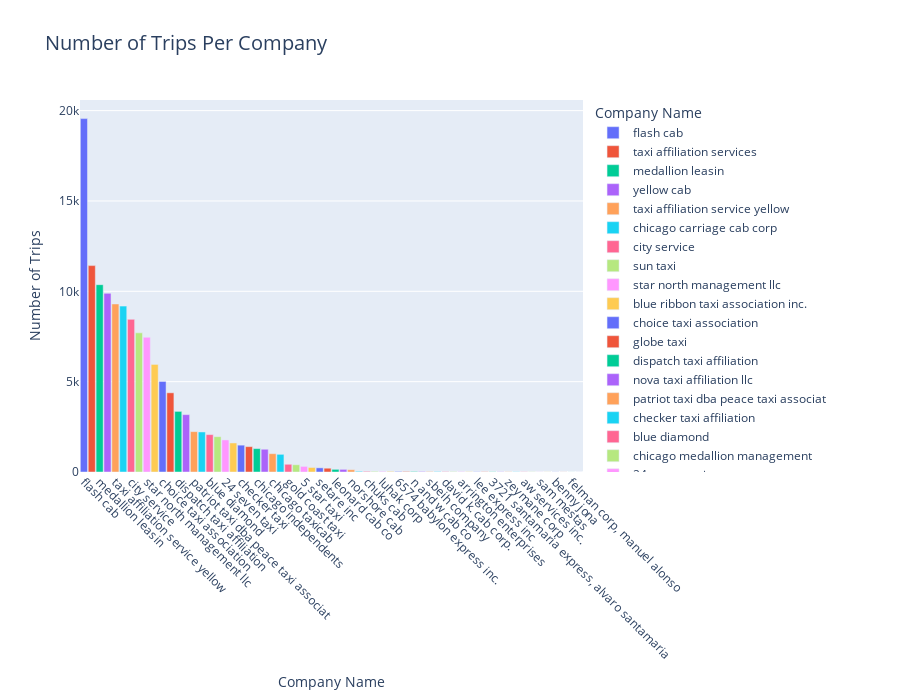
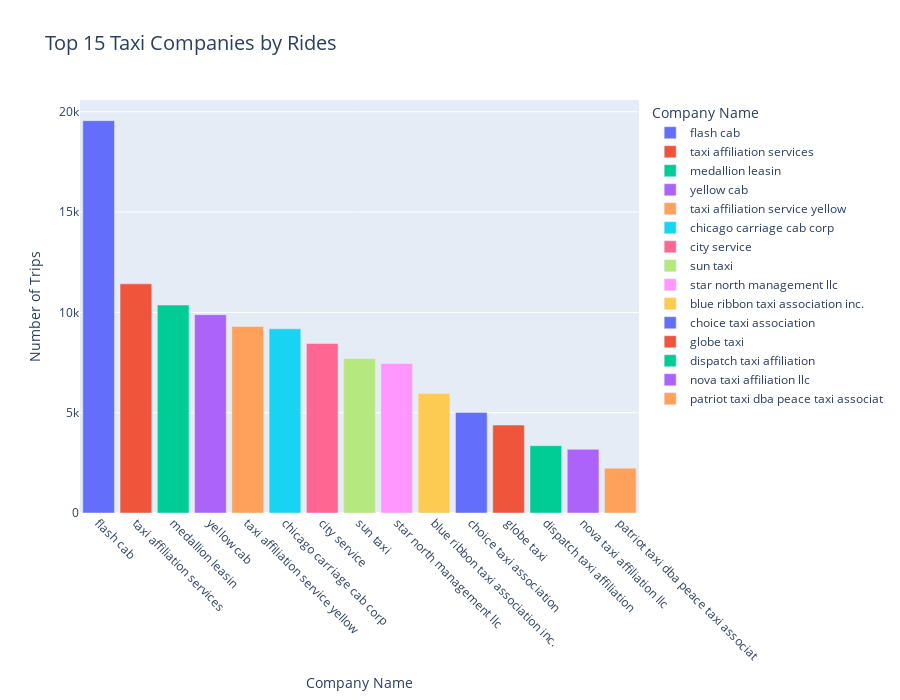

Notebook code for these charts, in order:
### Markdown cell above
The top locations in terms of dropoffs are the Loop, River North, Streeterville & West Loop neighborhoods. When looking at a Chicago neighborhood map this makes sense. These 4 neighborhoods are all in the heart of the city in what would be considered within the downtown area. The next most popular dropoff location is the O'Hare neighborhood. This is the only top 10 neighborhood that isn't close to Lake Michigan. This still makes sense to be a popular dropoff location as this is where Chicago's International Airport is located. The remaining of the top 10 neighborhoods are in close vicinity to the downtown area and are all very close to the coast of Lake Michigan. Many of these locations are popular tourist areas, so also make sense to be popular destinations.

### Code cell
# bar graph of taxi companies and number of rides
bar2 = px.bar(taxi,x='company_name',y='trips_amount',title='Number of Trips Per Company',
              color='company_name',
              labels={'trips_amount':'Number of Trips','company_name':'Company Name'})
bar2.update_layout(title_font_size=20,bargap=0.1,
                   height=700)
bar2.update_xaxes(tickangle=45)
bar2.show()

# bar graph of the top 15 taxi companies by number of rides
bar3 = px.bar(taxi.sort_values('trips_amount',ascending=False).head(15),x='company_name',
              y='trips_amount',title='Top 15 Taxi Companies by Rides',
              color='company_name',labels={'company_name':'Company Name',
                                           'trips_amount':'Number of Trips'})
bar3.update_layout(title_font_size=20,bargap=0.15,height=700)
bar3.update_xaxes(tickangle=45)
bar3.show()

### Figure 1 — Plotly figure (JSON) as saved in the notebook; plotly's stock layout.template omitted (floating-point values rounded to 4 significant figures)
{"data": [{"alignmentgroup": "True", "hovertemplate": "Company Name=%{x}<br>Number of Trips=%{y}<extra></extra>", "legendgroup": "flash cab", "marker": {"color": "#636efa", "pattern": {"shape": ""}}, "name": "flash cab", "offsetgroup": "flash cab", "orientation": "v", "showlegend": true, "textposition": "auto", "type": "bar", "x": ["flash cab"], "xaxis": "x", "y": [19558], "yaxis": "y"}, {"alignmentgroup": "True", "hovertemplate": "Company Name=%{x}<br>Number of Trips=%{y}<extra></extra>", "legendgroup": "taxi affiliation services", "marker": {"color": "#EF553B", "pattern": {"shape": ""}}, "name": "taxi affiliation services", "offsetgroup": "taxi affiliation services", "orientation": "v", "showlegend": true, "textposition": "auto", "type": "bar", "x": ["taxi affiliation services"], "xaxis": "x", "y": [11422], "yaxis": "y"}, {"alignmentgroup": "True", "hovertemplate": "Company Name=%{x}<br>Number of Trips=%{y}<extra></extra>", "legendgroup": "medallion leasin", "marker": {"color": "#00cc96", "pattern": {"shape": ""}}, "name": "medallion leasin", "offsetgroup": "medallion leasin", "orientation": "v", "showlegend": true, "textposition": "auto", "type": "bar", "x": ["medallion leasin"], "xaxis": "x", "y": [10367], "yaxis": "y"}, {"alignmentgroup": "True", "hovertemplate": "Company Name=%{x}<br>Number of Trips=%{y}<extra></extra>", "legendgroup": "yellow cab", "marker": {"color": "#ab63fa", "pattern": {"shape": ""}}, "name": "yellow cab", "offsetgroup": "yellow cab", "orientation": "v", "showlegend": true, "textposition": "auto", "type": "bar", "x": ["yellow cab"], "xaxis": "x", "y": [9888], "yaxis": "y"}, {"alignmentgroup": "True", "hovertemplate": "Company Name=%{x}<br>Number of Trips=%{y}<extra></extra>", "legendgroup": "taxi affiliation service yellow", "marker": {"color": "#FFA15A", "pattern": {"shape": ""}}, "name": "taxi affiliation service yellow", "offsetgroup": "taxi affiliation service yellow", "orientation": "v", "showlegend": true, "textposition": "auto", "type": "bar", "x": ["taxi affiliation service yellow"], "xaxis": "x", "y": [9299], "yaxis": "y"}, {"alignmentgroup": "True", "hovertemplate": "Company Name=%{x}<br>Number of Trips=%{y}<extra></extra>", "legendgroup": "chicago carriage cab corp", "marker": {"color": "#19d3f3", "pattern": {"shape": ""}}, "name": "chicago carriage cab corp", "offsetgroup": "chicago carriage cab corp", "orientation": "v", "showlegend": true, "textposition": "auto", "type": "bar", "x": ["chicago carriage cab corp"], "xaxis": "x", "y": [9181], "yaxis": "y"}, {"alignmentgroup": "True", "hovertemplate": "Company Name=%{x}<br>Number of Trips=%{y}<extra></extra>", "legendgroup": "city service", "marker": {"color": "#FF6692", "pattern": {"shape": ""}}, "name": "city service", "offsetgroup": "city service", "orientation": "v", "showlegend": true, "textposition": "auto", "type": "bar", "x": ["city service"], "xaxis": "x", "y": [8448], "yaxis": "y"}, {"alignmentgroup": "True", "hovertemplate": "Company Name=%{x}<br>Number of Trips=%{y}<extra></extra>", "legendgroup": "sun taxi", "marker": {"color": "#B6E880", "pattern": {"shape": ""}}, "name": "sun taxi", "offsetgroup": "sun taxi", "orientation": "v", "showlegend": true, "textposition": "auto", "type": "bar", "x": ["sun taxi"], "xaxis": "x", "y": [7701], "yaxis": "y"}, {"alignmentgroup": "True", "hovertemplate": "Company Name=%{x}<br>Number of Trips=%{y}<extra></extra>", "legendgroup": "star north management llc", "marker": {"color": "#FF97FF", "pattern": {"shape": ""}}, "name": "star north management llc", "offsetgroup": "star north management llc", "orientation": "v", "showlegend": true, "textposition": "auto", "type": "bar", "x": ["star north management llc"], "xaxis": "x", "y": [7455], "yaxis": "y"}, {"alignmentgroup": "True", "hovertemplate": "Company Name=%{x}<br>Number of Trips=%{y}<extra></extra>", "legendgroup": "blue ribbon taxi association inc.", "marker": {"color": "#FECB52", "pattern": {"shape": ""}}, "name": "blue ribbon taxi association inc.", "offsetgroup": "blue ribbon taxi association inc.", "orientation": "v", "showlegend": true, "textposition": "auto", "type": "bar", "x": ["blue ribbon taxi association inc."], "xaxis": "x", "y": [5953], "yaxis": "y"}, {"alignmentgroup": "True", "hovertemplate": "Company Name=%{x}<br>Number of Trips=%{y}<extra></extra>", "legendgroup": "choice taxi association", "marker": {"color": "#636efa", "pattern": {"shape": ""}}, "name": "choice taxi association", "offsetgroup": "choice taxi association", "orientation": "v", "showlegend": true, "textposition": "auto", "type": "bar", "x": ["choice taxi association"], "xaxis": "x", "y": [5015], "yaxis": "y"}, {"alignmentgroup": "True", "hovertemplate": "Company Name=%{x}<br>Number of Trips=%{y}<extra></extra>", "legendgroup": "globe taxi", "marker": {"color": "#EF553B", "pattern": {"shape": ""}}, "name": "globe taxi", "offsetgroup": "globe taxi", "orientation": "v", "showlegend": true, "textposition": "auto", "type": "bar", "x": ["globe taxi"], "xaxis": "x", "y": [4383], "yaxis": "y"}, {"alignmentgroup": "True", "hovertemplate": "Company Name=%{x}<br>Number of Trips=%{y}<extra></extra>", "legendgroup": "dispatch taxi affiliation", "marker": {"color": "#00cc96", "pattern": {"shape": ""}}, "name": "dispatch taxi affiliation", "offsetgroup": "dispatch taxi affiliation", "orientation": "v", "showlegend": true, "textposition": "auto", "type": "bar", "x": ["dispatch taxi affiliation"], "xaxis": "x", "y": [3355], "yaxis": "y"}, {"alignmentgroup": "True", "hovertemplate": "Company Name=%{x}<br>Number of Trips=%{y}<extra></extra>", "legendgroup": "nova taxi affiliation llc", "marker": {"color": "#ab63fa", "pattern": {"shape": ""}}, "name": "nova taxi affiliation llc", "offsetgroup": "nova taxi affiliation llc", "orientation": "v", "showlegend": true, "textposition": "auto", "type": "bar", "x": ["nova taxi affiliation llc"], "xaxis": "x", "y": [3175], "yaxis": "y"}, {"alignmentgroup": "True", "hovertemplate": "Company Name=%{x}<br>Number of Trips=%{y}<extra></extra>", "legendgroup": "patriot taxi dba peace taxi associat", "marker": {"color": "#FFA15A", "pattern": {"shape": ""}}, "name": "patriot taxi dba peace taxi associat", "offsetgroup": "patriot taxi dba peace taxi associat", "orientation": "v", "showlegend": true, "textposition": "auto", "type": "bar", "x": ["patriot taxi dba peace taxi associat"], "xaxis": "x", "y": [2235], "yaxis": "y"}, {"alignmentgroup": "True", "hovertemplate": "Company Name=%{x}<br>Number of Trips=%{y}<extra></extra>", "legendgroup": "checker taxi affiliation", "marker": {"color": "#19d3f3", "pattern": {"shape": ""}}, "name": "checker taxi affiliation", "offsetgroup": "checker taxi affiliation", "orientation": "v", "showlegend": true, "textposition": "auto", "type": "bar", "x": ["checker taxi affiliation"], "xaxis": "x", "y": [2216], "yaxis": "y"}, {"alignmentgroup": "True", "hovertemplate": "Company Name=%{x}<br>Number of Trips=%{y}<extra></extra>", "legendgroup": "blue diamond", "marker": {"color": "#FF6692", "pattern": {"shape": ""}}, "name": "blue diamond", "offsetgroup": "blue diamond", "orientation": "v", "showlegend": true, "textposition": "auto", "type": "bar", "x": ["blue diamond"], "xaxis": "x", "y": [2070], "yaxis": "y"}, {"alignmentgroup": "True", "hovertemplate": "Company Name=%{x}<br>Number of Trips=%{y}<extra></extra>", "legendgroup": "chicago medallion management", "marker": {"color": "#B6E880", "pattern": {"shape": ""}}, "name": "chicago medallion management", "offsetgroup": "chicago medallion management", "orientation": "v", "showlegend": true, "textposition": "auto", "type": "bar", "x": ["chicago medallion management"], "xaxis": "x", "y": [1955], "yaxis": "y"}, {"alignmentgroup": "True", "hovertemplate": "Company Name=%{x}<br>Number of Trips=%{y}<extra></extra>", "legendgroup": "24 seven taxi", "marker": {"color": "#FF97FF", "pattern": {"shape": ""}}, "name": "24 seven taxi", "offsetgroup": "24 seven taxi", "orientation": "v", "showlegend": true, "textposition": "auto", "type": "bar", "x": ["24 seven taxi"], "xaxis": "x", "y": [1775], "yaxis": "y"}, {"alignmentgroup": "True", "hovertemplate": "Company Name=%{x}<br>Number of Trips=%{y}<extra></extra>", "legendgroup": "chicago medallion leasing inc", "marker": {"color": "#FECB52", "pattern": {"shape": ""}}, "name": "chicago medallion leasing inc", "offsetgroup": "chicago medallion leasing inc", "orientation": "v", "showlegend": true, "textposition": "auto", "type": "bar", "x": ["chicago medallion leasing inc"], "xaxis": "x", "y": [1607], "yaxis": "y"}, {"alignmentgroup": "True", "hovertemplate": "Company Name=%{x}<br>Number of Trips=%{y}<extra></extra>", "legendgroup": "checker taxi", "marker": {"color": "#636efa", "pattern": {"shape": ""}}, "name": "checker taxi", "offsetgroup": "checker taxi", "orientation": "v", "showlegend": true, "textposition": "auto", "type": "bar", "x": ["checker taxi"], "xaxis": "x", "y": [1486], "yaxis": "y"}, {"alignmentgroup": "True", "hovertemplate": "Company Name=%{x}<br>Number of Trips=%{y}<extra></extra>", "legendgroup": "american united", "marker": {"color": "#EF553B", "pattern": {"shape": ""}}, "name": "american united", "offsetgroup": "american united", "orientation": "v", "showlegend": true, "textposition": "auto", "type": "bar", "x": ["american united"], "xaxis": "x", "y": [1404], "yaxis": "y"}, {"alignmentgroup": "True", "hovertemplate": "Company Name=%{x}<br>Number of Trips=%{y}<extra></extra>", "legendgroup": "chicago independents", "marker": {"color": "#00cc96", "pattern": {"shape": ""}}, "name": "chicago independents", "offsetgroup": "chicago independents", "orientation": "v", "showlegend": true, "textposition": "auto", "type": "bar", "x": ["chicago independents"], "xaxis": "x", "y": [1296], "yaxis": "y"}, {"alignmentgroup": "True", "hovertemplate": "Company Name=%{x}<br>Number of Trips=%{y}<extra></extra>", "legendgroup": "koam taxi association", "marker": {"color": "#ab63fa", "pattern": {"shape": ""}}, "name": "koam taxi association", "offsetgroup": "koam taxi association", "orientation": "v", "showlegend": true, "textposition": "auto", "type": "bar", "x": ["koam taxi association"], "xaxis": "x", "y": [1259], "yaxis": "y"}, {"alignmentgroup": "True", "hovertemplate": "Company Name=%{x}<br>Number of Trips=%{y}<extra></extra>", "legendgroup": "chicago taxicab", "marker": {"color": "#FFA15A", "pattern": {"shape": ""}}, "name": "chicago taxicab", "offsetgroup": "chicago taxicab", "orientation": "v", "showlegend": true, "textposition": "auto", "type": "bar", "x": ["chicago taxicab"], "xaxis": "x", "y": [1014], "yaxis": "y"}, {"alignmentgroup": "True", "hovertemplate": "Company Name=%{x}<br>Number of Trips=%{y}<extra></extra>", "legendgroup": "top cab affiliation", "marker": {"color": "#19d3f3", "pattern": {"shape": ""}}, "name": "top cab affiliation", "offsetgroup": "top cab affiliation", "orientation": "v", "showlegend": true, "textposition": "auto", "type": "bar", "x": ["top cab affiliation"], "xaxis": "x", "y": [978], "yaxis": "y"}, {"alignmentgroup": "True", "hovertemplate": "Company Name=%{x}<br>Number of Trips=%{y}<extra></extra>", "legendgroup": "gold coast taxi", "marker": {"color": "#FF6692", "pattern": {"shape": ""}}, "name": "gold coast taxi", "offsetgroup": "gold coast taxi", "orientation": "v", "showlegend": true, "textposition": "auto", "type": "bar", "x": ["gold coast taxi"], "xaxis": "x", "y": [428], "yaxis": "y"}, {"alignmentgroup": "True", "hovertemplate": "Company Name=%{x}<br>Number of Trips=%{y}<extra></extra>", "legendgroup": "service taxi association", "marker": {"color": "#B6E880", "pattern": {"shape": ""}}, "name": "service taxi association", "offsetgroup": "service taxi association", "orientation": "v", "showlegend": true, "textposition": "auto", "type": "bar", "x": ["service taxi association"], "xaxis": "x", "y": [402], "yaxis": "y"}, {"alignmentgroup": "True", "hovertemplate": "Company Name=%{x}<br>Number of Trips=%{y}<extra></extra>", "legendgroup": "5 star taxi", "marker": {"color": "#FF97FF", "pattern": {"shape": ""}}, "name": "5 star taxi", "offsetgroup": "5 star taxi", "orientation": "v", "showlegend": true, "textposition": "auto", "type": "bar", "x": ["5 star taxi"], "xaxis": "x", "y": [310], "yaxis": "y"}, {"alignmentgroup": "True", "hovertemplate": "Company Name=%{x}<br>Number of Trips=%{y}<extra></extra>", "legendgroup": "303 taxi", "marker": {"color": "#FECB52", "pattern": {"shape": ""}}, "name": "303 taxi", "offsetgroup": "303 taxi", "orientation": "v", "showlegend": true, "textposition": "auto", "type": "bar", "x": ["303 taxi"], "xaxis": "x", "y": [250], "yaxis": "y"}, {"alignmentgroup": "True", "hovertemplate": "Company Name=%{x}<br>Number of Trips=%{y}<extra></extra>", "legendgroup": "setare inc", "marker": {"color": "#636efa", "pattern": {"shape": ""}}, "name": "setare inc", "offsetgroup": "setare inc", "orientation": "v", "showlegend": true, "textposition": "auto", "type": "bar", "x": ["setare inc"], "xaxis": "x", "y": [230], "yaxis": "y"}, {"alignmentgroup": "True", "hovertemplate": "Company Name=%{x}<br>Number of Trips=%{y}<extra></extra>", "legendgroup": "american united taxi affiliation", "marker": {"color": "#EF553B", "pattern": {"shape": ""}}, "name": "american united taxi affiliation", "offsetgroup": "american united taxi affiliation", "orientation": "v", "showlegend": true, "textposition": "auto", "type": "bar", "x": ["american united taxi affiliation"], "xaxis": "x", "y": [210], "yaxis": "y"}, {"alignmentgroup": "True", "hovertemplate": "Company Name=%{x}<br>Number of Trips=%{y}<extra></extra>", "legendgroup": "leonard cab co", "marker": {"color": "#00cc96", "pattern": {"shape": ""}}, "name": "leonard cab co", "offsetgroup": "leonard cab co", "orientation": "v", "showlegend": true, "textposition": "auto", "type": "bar", "x": ["leonard cab co"], "xaxis": "x", "y": [147], "yaxis": "y"}, {"alignmentgroup": "True", "hovertemplate": "Company Name=%{x}<br>Number of Trips=%{y}<extra></extra>", "legendgroup": "metro jet taxi a", "marker": {"color": "#ab63fa", "pattern": {"shape": ""}}, "name": "metro jet taxi a", "offsetgroup": "metro jet taxi a", "orientation": "v", "showlegend": true, "textposition": "auto", "type": "bar", "x": ["metro jet taxi a"], "xaxis": "x", "y": [146], "yaxis": "y"}, {"alignmentgroup": "True", "hovertemplate": "Company Name=%{x}<br>Number of Trips=%{y}<extra></extra>", "legendgroup": "norshore cab", "marker": {"color": "#FFA15A", "pattern": {"shape": ""}}, "name": "norshore cab", "offsetgroup": "norshore cab", "orientation": "v", "showlegend": true, "textposition": "auto", "type": "bar", "x": ["norshore cab"], "xaxis": "x", "y": [127], "yaxis": "y"}, {"alignmentgroup": "True", "hovertemplate": "Company Name=%{x}<br>Number of Trips=%{y}<extra></extra>", "legendgroup": "tasha ride inc", "marker": {"color": "#19d3f3", "pattern": {"shape": ""}}, "name": "tasha ride inc", "offsetgroup": "tasha ride inc", "orientation": "v", "showlegend": true, "textposition": "auto", "type": "bar", "x": ["tasha ride inc"], "xaxis": "x", "y": [39], "yaxis": "y"}, {"alignmentgroup": "True", "hovertemplate": "Company Name=%{x}<br>Number of Trips=%{y}<extra></extra>", "legendgroup": "chuks cab", "marker": {"color": "#FF6692", "pattern": {"shape": ""}}, "name": "chuks cab", "offsetgroup": "chuks cab", "orientation": "v", "showlegend": true, "textposition": "auto", "type": "bar", "x": ["chuks cab"], "xaxis": "x", "y": [37], "yaxis": "y"}, {"alignmentgroup": "True", "hovertemplate": "Company Name=%{x}<br>Number of Trips=%{y}<extra></extra>", "legendgroup": "omar jada", "marker": {"color": "#B6E880", "pattern": {"shape": ""}}, "name": "omar jada", "offsetgroup": "omar jada", "orientation": "v", "showlegend": true, "textposition": "auto", "type": "bar", "x": ["omar jada"], "xaxis": "x", "y": [36], "yaxis": "y"}, {"alignmentgroup": "True", "hovertemplate": "Company Name=%{x}<br>Number of Trips=%{y}<extra></extra>", "legendgroup": "luhak corp", "marker": {"color": "#FF97FF", "pattern": {"shape": ""}}, "name": "luhak corp", "offsetgroup": "luhak corp", "orientation": "v", "showlegend": true, "textposition": "auto", "type": "bar", "x": ["luhak corp"], "xaxis": "x", "y": [33], "yaxis": "y"}, {"alignmentgroup": "True", "hovertemplate": "Company Name=%{x}<br>Number of Trips=%{y}<extra></extra>", "legendgroup": "godfrey s.awir", "marker": {"color": "#FECB52", "pattern": {"shape": ""}}, "name": "godfrey s.awir", "offsetgroup": "godfrey s.awir", "orientation": "v", "showlegend": true, "textposition": "auto", "type": "bar", "x": ["godfrey s.awir"], "xaxis": "x", "y": [33], "yaxis": "y"}, {"alignmentgroup": "True", "hovertemplate": "Company Name=%{x}<br>Number of Trips=%{y}<extra></extra>", "legendgroup": "6574 babylon express inc.", "marker": {"color": "#636efa", "pattern": {"shape": ""}}, "name": "6574 babylon express inc.", "offsetgroup": "6574 babylon express inc.", "orientation": "v", "showlegend": true, "textposition": "auto", "type": "bar", "x": ["6574 babylon express inc."], "xaxis": "x", "y": [31], "yaxis": "y"}, {"alignmentgroup": "True", "hovertemplate": "Company Name=%{x}<br>Number of Trips=%{y}<extra></extra>", "legendgroup": "chicago star taxicab", "marker": {"color": "#EF553B", "pattern": {"shape": ""}}, "name": "chicago star taxicab", "offsetgroup": "chicago star taxicab", "orientation": "v", "showlegend": true, "textposition": "auto", "type": "bar", "x": ["chicago star taxicab"], "xaxis": "x", "y": [29], "yaxis": "y"}, {"alignmentgroup": "True", "hovertemplate": "Company Name=%{x}<br>Number of Trips=%{y}<extra></extra>", "legendgroup": "n and w cab co", "marker": {"color": "#00cc96", "pattern": {"shape": ""}}, "name": "n and w cab co", "offsetgroup": "n and w cab co", "orientation": "v", "showlegend": true, "textposition": "auto", "type": "bar", "x": ["n and w cab co"], "xaxis": "x", "y": [29], "yaxis": "y"}, {"alignmentgroup": "True", "hovertemplate": "Company Name=%{x}<br>Number of Trips=%{y}<extra></extra>", "legendgroup": "c & d cab co inc.", "marker": {"color": "#ab63fa", "pattern": {"shape": ""}}, "name": "c & d cab co inc.", "offsetgroup": "c & d cab co inc.", "orientation": "v", "showlegend": true, "textposition": "auto", "type": "bar", "x": ["c & d cab co inc."], "xaxis": "x", "y": [29], "yaxis": "y"}, {"alignmentgroup": "True", "hovertemplate": "Company Name=%{x}<br>Number of Trips=%{y}<extra></extra>", "legendgroup": "sbeih company", "marker": {"color": "#FFA15A", "pattern": {"shape": ""}}, "name": "sbeih company", "offsetgroup": "sbeih company", "orientation": "v", "showlegend": true, "textposition": "auto", "type": "bar", "x": ["sbeih company"], "xaxis": "x", "y": [27], "yaxis": "y"}, {"alignmentgroup": "True", "hovertemplate": "Company Name=%{x}<br>Number of Trips=%{y}<extra></extra>", "legendgroup": "jbl cab inc.", "marker": {"color": "#19d3f3", "pattern": {"shape": ""}}, "name": "jbl cab inc.", "offsetgroup": "jbl cab inc.", "orientation": "v", "showlegend": true, "textposition": "auto", "type": "bar", "x": ["jbl cab inc."], "xaxis": "x", "y": [25], "yaxis": "y"}, {"alignmentgroup": "True", "hovertemplate": "Company Name=%{x}<br>Number of Trips=%{y}<extra></extra>", "legendgroup": "david k. cab corp.", "marker": {"color": "#FF6692", "pattern": {"shape": ""}}, "name": "david k. cab corp.", "offsetgroup": "david k. cab corp.", "orientation": "v", "showlegend": true, "textposition": "auto", "type": "bar", "x": ["david k. cab corp."], "xaxis": "x", "y": [21], "yaxis": "y"}, {"alignmentgroup": "True", "hovertemplate": "Company Name=%{x}<br>Number of Trips=%{y}<extra></extra>", "legendgroup": "tyrone henderson", "marker": {"color": "#B6E880", "pattern": {"shape": ""}}, "name": "tyrone henderson", "offsetgroup": "tyrone henderson", "orientation": "v", "showlegend": true, "textposition": "auto", "type": "bar", "x": ["tyrone henderson"], "xaxis": "x", "y": [21], "yaxis": "y"}, {"alignmentgroup": "True", "hovertemplate": "Company Name=%{x}<br>Number of Trips=%{y}<extra></extra>", "legendgroup": "arrington enterprises", "marker": {"color": "#FF97FF", "pattern": {"shape": ""}}, "name": "arrington enterprises", "offsetgroup": "arrington enterprises", "orientation": "v", "showlegend": true, "textposition": "auto", "type": "bar", "x": ["arrington enterprises"], "xaxis": "x", "y": [20], "yaxis": "y"}, {"alignmentgroup": "True", "hovertemplate": "Company Name=%{x}<br>Number of Trips=%{y}<extra></extra>", "legendgroup": "ahzmi inc", "marker": {"color": "#FECB52", "pattern": {"shape": ""}}, "name": "ahzmi inc", "offsetgroup": "ahzmi inc", "orientation": "v", "showlegend": true, "textposition": "auto", "type": "bar", "x": ["ahzmi inc"], "xaxis": "x", "y": [16], "yaxis": "y"}, {"alignmentgroup": "True", "hovertemplate": "Company Name=%{x}<br>Number of Trips=%{y}<extra></extra>", "legendgroup": "lee express inc", "marker": {"color": "#636efa", "pattern": {"shape": ""}}, "name": "lee express inc", "offsetgroup": "lee express inc", "orientation": "v", "showlegend": true, "textposition": "auto", "type": "bar", "x": ["lee express inc"], "xaxis": "x", "y": [15], "yaxis": "y"}, {"alignmentgroup": "True", "hovertemplate": "Company Name=%{x}<br>Number of Trips=%{y}<extra></extra>", "legendgroup": "jay kim", "marker": {"color": "#EF553B", "pattern": {"shape": ""}}, "name": "jay kim", "offsetgroup": "jay kim", "orientation": "v", "showlegend": true, "textposition": "auto", "type": "bar", "x": ["jay kim"], "xaxis": "x", "y": [15], "yaxis": "y"}, {"alignmentgroup": "True", "hovertemplate": "Company Name=%{x}<br>Number of Trips=%{y}<extra></extra>", "legendgroup": "3721 santamaria express, alvaro santamaria", "marker": {"color": "#00cc96", "pattern": {"shape": ""}}, "name": "3721 santamaria express, alvaro santamaria", "offsetgroup": "3721 santamaria express, alvaro santamaria", "orientation": "v", "showlegend": true, "textposition": "auto", "type": "bar", "x": ["3721 santamaria express, alvaro santamaria"], "xaxis": "x", "y": [14], "yaxis": "y"}, {"alignmentgroup": "True", "hovertemplate": "Company Name=%{x}<br>Number of Trips=%{y}<extra></extra>", "legendgroup": "salifu bawa", "marker": {"color": "#ab63fa", "pattern": {"shape": ""}}, "name": "salifu bawa", "offsetgroup": "salifu bawa", "orientation": "v", "showlegend": true, "textposition": "auto", "type": "bar", "x": ["salifu bawa"], "xaxis": "x", "y": [14], "yaxis": "y"}, {"alignmentgroup": "True", "hovertemplate": "Company Name=%{x}<br>Number of Trips=%{y}<extra></extra>", "legendgroup": "zeymane corp", "marker": {"color": "#FFA15A", "pattern": {"shape": ""}}, "name": "zeymane corp", "offsetgroup": "zeymane corp", "orientation": "v", "showlegend": true, "textposition": "auto", "type": "bar", "x": ["zeymane corp"], "xaxis": "x", "y": [14], "yaxis": "y"}, {"alignmentgroup": "True", "hovertemplate": "Company Name=%{x}<br>Number of Trips=%{y}<extra></extra>", "legendgroup": "richard addo", "marker": {"color": "#19d3f3", "pattern": {"shape": ""}}, "name": "richard addo", "offsetgroup": "richard addo", "orientation": "v", "showlegend": true, "textposition": "auto", "type": "bar", "x": ["richard addo"], "xaxis": "x", "y": [13], "yaxis": "y"}, {"alignmentgroup": "True", "hovertemplate": "Company Name=%{x}<br>Number of Trips=%{y}<extra></extra>", "legendgroup": "aw services inc.", "marker": {"color": "#FF6692", "pattern": {"shape": ""}}, "name": "aw services inc.", "offsetgroup": "aw services inc.", "orientation": "v", "showlegend": true, "textposition": "auto", "type": "bar", "x": ["aw services inc."], "xaxis": "x", "y": [12], "yaxis": "y"}, {"alignmentgroup": "True", "hovertemplate": "Company Name=%{x}<br>Number of Trips=%{y}<extra></extra>", "legendgroup": "metro group", "marker": {"color": "#B6E880", "pattern": {"shape": ""}}, "name": "metro group", "offsetgroup": "metro group", "orientation": "v", "showlegend": true, "textposition": "auto", "type": "bar", "x": ["metro group"], "xaxis": "x", "y": [11], "yaxis": "y"}, {"alignmentgroup": "True", "hovertemplate": "Company Name=%{x}<br>Number of Trips=%{y}<extra></extra>", "legendgroup": "sam mestas", "marker": {"color": "#FF97FF", "pattern": {"shape": ""}}, "name": "sam mestas", "offsetgroup": "sam mestas", "orientation": "v", "showlegend": true, "textposition": "auto", "type": "bar", "x": ["sam mestas"], "xaxis": "x", "y": [8], "yaxis": "y"}, {"alignmentgroup": "True", "hovertemplate": "Company Name=%{x}<br>Number of Trips=%{y}<extra></extra>", "legendgroup": "adwar h. nikola", "marker": {"color": "#FECB52", "pattern": {"shape": ""}}, "name": "adwar h. nikola", "offsetgroup": "adwar h. nikola", "orientation": "v", "showlegend": true, "textposition": "auto", "type": "bar", "x": ["adwar h. nikola"], "xaxis": "x", "y": [7], "yaxis": "y"}, {"alignmentgroup": "True", "hovertemplate": "Company Name=%{x}<br>Number of Trips=%{y}<extra></extra>", "legendgroup": "benny jona", "marker": {"color": "#636efa", "pattern": {"shape": ""}}, "name": "benny jona", "offsetgroup": "benny jona", "orientation": "v", "showlegend": true, "textposition": "auto", "type": "bar", "x": ["benny jona"], "xaxis": "x", "y": [7], "yaxis": "y"}, {"alignmentgroup": "True", "hovertemplate": "Company Name=%{x}<br>Number of Trips=%{y}<extra></extra>", "legendgroup": "sergey cab corp.", "marker": {"color": "#EF553B", "pattern": {"shape": ""}}, "name": "sergey cab corp.", "offsetgroup": "sergey cab corp.", "orientation": "v", "showlegend": true, "textposition": "auto", "type": "bar", "x": ["sergey cab corp."], "xaxis": "x", "y": [5], "yaxis": "y"}, {"alignmentgroup": "True", "hovertemplate": "Company Name=%{x}<br>Number of Trips=%{y}<extra></extra>", "legendgroup": "felman corp, manuel alonso", "marker": {"color": "#00cc96", "pattern": {"shape": ""}}, "name": "felman corp, manuel alonso", "offsetgroup": "felman corp, manuel alonso", "orientation": "v", "showlegend": true, "textposition": "auto", "type": "bar", "x": ["felman corp, manuel alonso"], "xaxis": "x", "y": [3], "yaxis": "y"}, {"alignmentgroup": "True", "hovertemplate": "Company Name=%{x}<br>Number of Trips=%{y}<extra></extra>", "legendgroup": "rc andrews cab", "marker": {"color": "#ab63fa", "pattern": {"shape": ""}}, "name": "rc andrews cab", "offsetgroup": "rc andrews cab", "orientation": "v", "showlegend": true, "textposition": "auto", "type": "bar", "x": ["rc andrews cab"], "xaxis": "x", "y": [2], "yaxis": "y"}], "layout": {"bargap": 0.1, "barmode": "relative", "height": 700, "legend": {"title": {"text": "Company Name"}, "tracegroupgap": 0}, "title": {"font": {"size": 20}, "text": "Number of Trips Per Company"}, "xaxis": {"anchor": "y", "categoryarray": ["flash cab", "taxi affiliation services", "medallion leasin", "yellow cab", "taxi affiliation service yellow", "chicago carriage cab corp", "city service", "sun taxi", "star north management llc", "blue ribbon taxi association inc.", "choice taxi association", "globe taxi", "dispatch taxi affiliation", "nova taxi affiliation llc", "patriot taxi dba peace taxi associat", "checker taxi affiliation", "blue diamond", "chicago medallion management", "24 seven taxi", "chicago medallion leasing inc", "checker taxi", "american united", "chicago independents", "koam taxi association", "chicago taxicab", "top cab affiliation", "gold coast taxi", "service taxi association", "5 star taxi", "303 taxi", "setare inc", "american united taxi affiliation", "leonard cab co", "metro jet taxi a", "norshore cab", "tasha ride inc", "chuks cab", "omar jada", "luhak corp", "godfrey s.awir", "6574 babylon express inc.", "chicago star taxicab", "n and w cab co", "c & d cab co inc.", "sbeih company", "jbl cab inc.", "david k. cab corp.", "tyrone henderson", "arrington enterprises", "ahzmi inc", "lee express inc", "jay kim", "3721 santamaria express, alvaro santamaria", "salifu bawa", "zeymane corp", "richard addo", "aw services inc.", "metro group", "sam mestas", "adwar h. nikola", "benny jona", "sergey cab corp.", "felman corp, manuel alonso", "rc andrews cab"], "categoryorder": "array", "domain": [0, 1], "tickangle": 45, "title": {"text": "Company Name"}}, "yaxis": {"anchor": "x", "domain": [0, 1], "title": {"text": "Number of Trips"}}}}

### Figure 2 — Plotly figure (JSON) as saved in the notebook; plotly's stock layout.template omitted (floating-point values rounded to 4 significant figures)
{"data": [{"alignmentgroup": "True", "hovertemplate": "Company Name=%{x}<br>Number of Trips=%{y}<extra></extra>", "legendgroup": "flash cab", "marker": {"color": "#636efa", "pattern": {"shape": ""}}, "name": "flash cab", "offsetgroup": "flash cab", "orientation": "v", "showlegend": true, "textposition": "auto", "type": "bar", "x": ["flash cab"], "xaxis": "x", "y": [19558], "yaxis": "y"}, {"alignmentgroup": "True", "hovertemplate": "Company Name=%{x}<br>Number of Trips=%{y}<extra></extra>", "legendgroup": "taxi affiliation services", "marker": {"color": "#EF553B", "pattern": {"shape": ""}}, "name": "taxi affiliation services", "offsetgroup": "taxi affiliation services", "orientation": "v", "showlegend": true, "textposition": "auto", "type": "bar", "x": ["taxi affiliation services"], "xaxis": "x", "y": [11422], "yaxis": "y"}, {"alignmentgroup": "True", "hovertemplate": "Company Name=%{x}<br>Number of Trips=%{y}<extra></extra>", "legendgroup": "medallion leasin", "marker": {"color": "#00cc96", "pattern": {"shape": ""}}, "name": "medallion leasin", "offsetgroup": "medallion leasin", "orientation": "v", "showlegend": true, "textposition": "auto", "type": "bar", "x": ["medallion leasin"], "xaxis": "x", "y": [10367], "yaxis": "y"}, {"alignmentgroup": "True", "hovertemplate": "Company Name=%{x}<br>Number of Trips=%{y}<extra></extra>", "legendgroup": "yellow cab", "marker": {"color": "#ab63fa", "pattern": {"shape": ""}}, "name": "yellow cab", "offsetgroup": "yellow cab", "orientation": "v", "showlegend": true, "textposition": "auto", "type": "bar", "x": ["yellow cab"], "xaxis": "x", "y": [9888], "yaxis": "y"}, {"alignmentgroup": "True", "hovertemplate": "Company Name=%{x}<br>Number of Trips=%{y}<extra></extra>", "legendgroup": "taxi affiliation service yellow", "marker": {"color": "#FFA15A", "pattern": {"shape": ""}}, "name": "taxi affiliation service yellow", "offsetgroup": "taxi affiliation service yellow", "orientation": "v", "showlegend": true, "textposition": "auto", "type": "bar", "x": ["taxi affiliation service yellow"], "xaxis": "x", "y": [9299], "yaxis": "y"}, {"alignmentgroup": "True", "hovertemplate": "Company Name=%{x}<br>Number of Trips=%{y}<extra></extra>", "legendgroup": "chicago carriage cab corp", "marker": {"color": "#19d3f3", "pattern": {"shape": ""}}, "name": "chicago carriage cab corp", "offsetgroup": "chicago carriage cab corp", "orientation": "v", "showlegend": true, "textposition": "auto", "type": "bar", "x": ["chicago carriage cab corp"], "xaxis": "x", "y": [9181], "yaxis": "y"}, {"alignmentgroup": "True", "hovertemplate": "Company Name=%{x}<br>Number of Trips=%{y}<extra></extra>", "legendgroup": "city service", "marker": {"color": "#FF6692", "pattern": {"shape": ""}}, "name": "city service", "offsetgroup": "city service", "orientation": "v", "showlegend": true, "textposition": "auto", "type": "bar", "x": ["city service"], "xaxis": "x", "y": [8448], "yaxis": "y"}, {"alignmentgroup": "True", "hovertemplate": "Company Name=%{x}<br>Number of Trips=%{y}<extra></extra>", "legendgroup": "sun taxi", "marker": {"color": "#B6E880", "pattern": {"shape": ""}}, "name": "sun taxi", "offsetgroup": "sun taxi", "orientation": "v", "showlegend": true, "textposition": "auto", "type": "bar", "x": ["sun taxi"], "xaxis": "x", "y": [7701], "yaxis": "y"}, {"alignmentgroup": "True", "hovertemplate": "Company Name=%{x}<br>Number of Trips=%{y}<extra></extra>", "legendgroup": "star north management llc", "marker": {"color": "#FF97FF", "pattern": {"shape": ""}}, "name": "star north management llc", "offsetgroup": "star north management llc", "orientation": "v", "showlegend": true, "textposition": "auto", "type": "bar", "x": ["star north management llc"], "xaxis": "x", "y": [7455], "yaxis": "y"}, {"alignmentgroup": "True", "hovertemplate": "Company Name=%{x}<br>Number of Trips=%{y}<extra></extra>", "legendgroup": "blue ribbon taxi association inc.", "marker": {"color": "#FECB52", "pattern": {"shape": ""}}, "name": "blue ribbon taxi association inc.", "offsetgroup": "blue ribbon taxi association inc.", "orientation": "v", "showlegend": true, "textposition": "auto", "type": "bar", "x": ["blue ribbon taxi association inc."], "xaxis": "x", "y": [5953], "yaxis": "y"}, {"alignmentgroup": "True", "hovertemplate": "Company Name=%{x}<br>Number of Trips=%{y}<extra></extra>", "legendgroup": "choice taxi association", "marker": {"color": "#636efa", "pattern": {"shape": ""}}, "name": "choice taxi association", "offsetgroup": "choice taxi association", "orientation": "v", "showlegend": true, "textposition": "auto", "type": "bar", "x": ["choice taxi association"], "xaxis": "x", "y": [5015], "yaxis": "y"}, {"alignmentgroup": "True", "hovertemplate": "Company Name=%{x}<br>Number of Trips=%{y}<extra></extra>", "legendgroup": "globe taxi", "marker": {"color": "#EF553B", "pattern": {"shape": ""}}, "name": "globe taxi", "offsetgroup": "globe taxi", "orientation": "v", "showlegend": true, "textposition": "auto", "type": "bar", "x": ["globe taxi"], "xaxis": "x", "y": [4383], "yaxis": "y"}, {"alignmentgroup": "True", "hovertemplate": "Company Name=%{x}<br>Number of Trips=%{y}<extra></extra>", "legendgroup": "dispatch taxi affiliation", "marker": {"color": "#00cc96", "pattern": {"shape": ""}}, "name": "dispatch taxi affiliation", "offsetgroup": "dispatch taxi affiliation", "orientation": "v", "showlegend": true, "textposition": "auto", "type": "bar", "x": ["dispatch taxi affiliation"], "xaxis": "x", "y": [3355], "yaxis": "y"}, {"alignmentgroup": "True", "hovertemplate": "Company Name=%{x}<br>Number of Trips=%{y}<extra></extra>", "legendgroup": "nova taxi affiliation llc", "marker": {"color": "#ab63fa", "pattern": {"shape": ""}}, "name": "nova taxi affiliation llc", "offsetgroup": "nova taxi affiliation llc", "orientation": "v", "showlegend": true, "textposition": "auto", "type": "bar", "x": ["nova taxi affiliation llc"], "xaxis": "x", "y": [3175], "yaxis": "y"}, {"alignmentgroup": "True", "hovertemplate": "Company Name=%{x}<br>Number of Trips=%{y}<extra></extra>", "legendgroup": "patriot taxi dba peace taxi associat", "marker": {"color": "#FFA15A", "pattern": {"shape": ""}}, "name": "patriot taxi dba peace taxi associat", "offsetgroup": "patriot taxi dba peace taxi associat", "orientation": "v", "showlegend": true, "textposition": "auto", "type": "bar", "x": ["patriot taxi dba peace taxi associat"], "xaxis": "x", "y": [2235], "yaxis": "y"}], "layout": {"bargap": 0.15, "barmode": "relative", "height": 700, "legend": {"title": {"text": "Company Name"}, "tracegroupgap": 0}, "title": {"font": {"size": 20}, "text": "Top 15 Taxi Companies by Rides"}, "xaxis": {"anchor": "y", "categoryarray": ["flash cab", "taxi affiliation services", "medallion leasin", "yellow cab", "taxi affiliation service yellow", "chicago carriage cab corp", "city service", "sun taxi", "star north management llc", "blue ribbon taxi association inc.", "choice taxi association", "globe taxi", "dispatch taxi affiliation", "nova taxi affiliation llc", "patriot taxi dba peace taxi associat"], "categoryorder": "array", "domain": [0, 1], "tickangle": 45, "title": {"text": "Company Name"}}, "yaxis": {"anchor": "x", "domain": [0, 1], "title": {"text": "Number of Trips"}}}}
